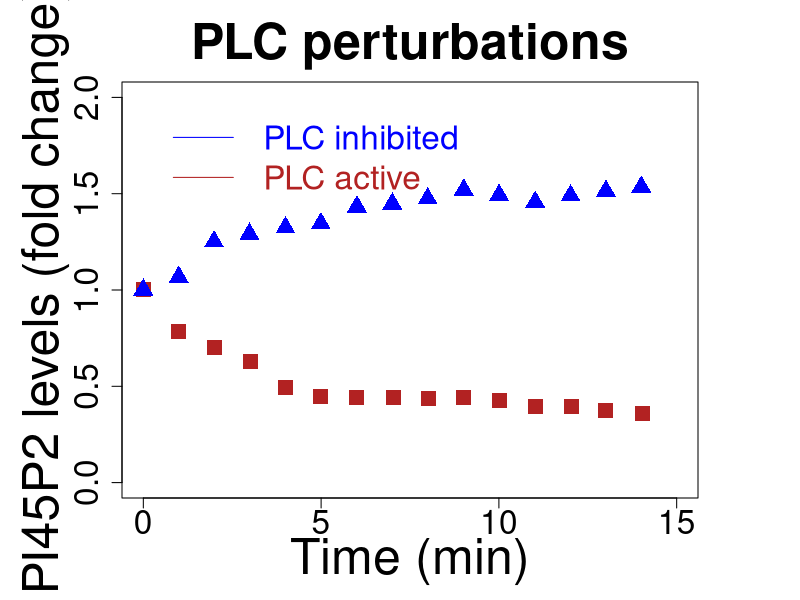

Write the R code that produced this figure. (Note: this script raises an error after producing the figure.)
### Run model in apical configuration first ###

### Figure S5a ###
### Pochynyuk_data_PIP2_ENaC ###

# tiff("P2F2_Fig_2_pochy.tiff", height = 20, width = 34, units = 'cm',compression = "lzw", res = 300)

wd = getwd()
setwd(file.path(wd,'8_FigS5_PI4P_PI45P2_perturbations/data_Pochynyuck'))
pochynyuk_data_1 = read.csv("Pochynyuk_data_PI45P2_PLC.csv")
setwd(wd)

par(mar=c(5,6,4,5)+.1)
plot(pochynyuk_data_1$PLC_active_X,pochynyuk_data_1$PLC_active_Y,
	type='p',col='firebrick',pch=15,cex=2,xlim=c(0,15),ylim=c(0,2),
	main='PLC perturbations',
	xlab='Time (min)',
	ylab='PI45P2 levels (fold change)',
	cex.lab=3,cex.main=3,cex.axis=2
	)
points(pochynyuk_data_1$PLC_inhibited_X,pochynyuk_data_1$PLC_inhibited_Y,
	type='p',col='blue',pch=17,cex=2)
legend(x=0,y=2,legend=c('PLC inhibited','PLC active'),lty=1,col=c('blue','firebrick'),text.col=c('blue','firebrick'),bty = "n",cex=2)



# Insert the number of time units that the simulation will run
tmax=5000
# Insert the step of the simulation
tstep=1
t=seq(0,tmax+1,tstep) 	# time

### perturbations for Pochynyuk PI45P2_PLC data 

# Finaly remove the # form the front of all the next code lines
# On the first column put the time of the perturbation
#ptime=c(0,1000,1500,2000,2500,3000,4000,max(t));
# On the second column put the variables to be altered. (ex: 'X')
#pvar=c('novar','gamma_PLC_i_a','gamma_PLC_i_a','gamma_PLC_i_a','gamma_PLC_i_a','DGK','DGK','novar')
# On the third the new value for the variable.
#pval=c(NA,
#	parameters[names(parameters)=='gamma_PLC_i_a']*0.01,
#	parameters[names(parameters)=='gamma_PLC_i_a'],
#	parameters[names(parameters)=='gamma_PLC_i_a']*20,
#	parameters[names(parameters)=='gamma_PLC_i_a'],
#	parameters[names(parameters)=='DGK']*0.33,
#	parameters[names(parameters)=='DGK'],
#	NA)
#perturbations=data.frame(time=ptime,var=pvar,val=pval)
#perturbations



# Finaly remove the # form the front of all the next code lines
# On the first column put the time of the perturbation
ptime=c(0,1000,1500,2000,2500,3000,4000,max(t));
# On the second column put the variables to be altered. (ex: 'X')
pvar=c('novar','PLC','PLC','PLC','PLC','DGK','DGK','novar')
# On the third the new value for the variable.
pval=c(NA,
	parameters[names(parameters)=='PLC']*0.01,
	parameters[names(parameters)=='PLC'],
	parameters[names(parameters)=='PLC']*4,
	parameters[names(parameters)=='PLC'],
	parameters[names(parameters)=='DGK']*0.1,
	parameters[names(parameters)=='DGK'],
	NA)
perturbations=data.frame(time=ptime,var=pvar,val=pval)
perturbations


out = Cruncher(state,t,equations,parameters,perturbations)						# no perturbations			# with perturbations
# edit(out)
# View(out)

# normalized graphs
stst=out[500,]						# getting steady state at time 500
out_n=cbind(time=out[1],out[,2:ncol(out)])
tail(out_n)
out_norm=out[,1]						# creating matrix out_norm to store the normalized information
for (i in 2:ncol(out))
	{
	newc=c(out_n[,i]/as.numeric(stst[i]))	# normalizing to steady state got at time 500
	out_norm=cbind(out_norm,newc)			# storing normalized information
	}
colnames(out_norm)=colnames(out)
head(out_norm)
# View(out_norm)

points((out_norm[1000:1015,1]-1000),out_norm[1000:1015,7],type='l',col='blue',lwd='5')
points((out_norm[2000:2015,1]-2000),out_norm[2000:2015,7],type='l',col='firebrick',lwd='5')

# dev.off()








